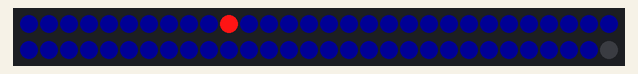
Recording of a sketch running on a simulated Arduino Uno, built with avr-gcc and run on an emulated ATmega328P. Parts: 60 RGB LEDs in strip order, left to right, continuing on the next row.

Above: at 0.16 s.
At 12.65 s:
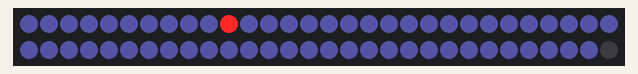
At 39.81 s:
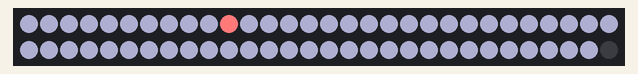

The sketch:

arcReactor.ino
```cpp
//NeoPixel LED Digital Strip Cylon Eye v1.10 Created by EternalCore
#include <Adafruit_NeoPixel.h>

//Settings:
#define PIN 0 //The Pin out your Neopixel DIN strip/stick is connected to (Default is 6)
#define TPIXEL 60 //The total amount of pixel's/led's in your connected strip/stick (Default is 60)
int wait_T=80; //This is the delay between moving back and forth and per pixel
int PixelCount=60; //Set this to the AMOUNT of Led's/Pixels you have or want to use on your strip And It can be used to tell where to Stop then return the eye at in the strip
int Pixel_Start_End=0; //Set this to where you want it to Start/End at
boolean UsingBar = false; //Set this to true If you are using the 8x1 Neopixel Bar Or you want to only use 3 leds for the scanner.
  int centerVal = 255;
boolean flip = true;
Adafruit_NeoPixel strip = Adafruit_NeoPixel(TPIXEL, PIN, NEO_GRB + NEO_KHZ800); //Standered Strip function

void setup() {
  strip.begin();
  strip.show(); // Initialize all pixels to 'off'
  //Serial.begin(9600); //Used For pixel Count Debugging
}
void loop() {
//  for(int i = 0; i < 50; i++){
//rotate();
//  }
  for(int i = 0; i < 10; i++){
pulse();
  }


//CylonEyeUp(strip.Color(200,200,255), strip.Color(100,100,150), strip.Color(20,20,40), wait_T, PixelCount-1, Pixel_Start_End);

}

void rotate(){

  for(int i = 0; i < 10; i++){
      if(centerVal <=20){

        flip = false;
      }
      if(centerVal >= 250){
         flip = true;
      }
      if(flip){
        centerVal = centerVal-5;
      }else{
        centerVal = centerVal + 5;
      }

      strip.setPixelColor(10, strip.Color(0,0,centerVal));
      int pix1 = i %10;
      int pix2 = (i +1) %10;
      int pix3 = (i+2) %10;

      int k = i+5;
      int pix4 = k %10;
      int pix5 = (k +1) %10;
      int pix6 = (k+2) %10;


      for(int j = 0; j < PixelCount - 1; j++){
          strip.setPixelColor(j, strip.Color(0, 0,20));
      }
        strip.setPixelColor(pix1, strip.Color(20, 20, 40));
       strip.setPixelColor(pix2, strip.Color(100,100,150));
       strip.setPixelColor(pix3, strip.Color(222,222,222));

             strip.setPixelColor(pix4, strip.Color(20, 20, 40));
       strip.setPixelColor(pix5, strip.Color(100,100,150));
       strip.setPixelColor(pix6, strip.Color(222,222,222));

      strip.show();

      delay(90);
  }

}

void pulse(){

    for(int i=20; i<255; i++) {

      for(int j=0; j < PixelCount-1; j++){
        strip.setPixelColor(j, strip.Color(i-20, i-20, i));

      }
      strip.setPixelColor(10, strip.Color(254,i,i));


      strip.show();
      delay(10);
  }
   for(int i=255; i>20; i--) {
      for(int j=0; j < PixelCount-1; j++){
        strip.setPixelColor(j, strip.Color(i-20, i-20, i));
      }
      strip.setPixelColor(10, strip.Color(254,i,i));

              strip.show();
      delay(10);
  }
}

void CylonEyeUp(uint32_t Co, uint32_t Ct, uint32_t Ctt, uint8_t Delay, int TotalPixels, int pStart) {
  strip.setPixelColor(10, strip.Color(254,255,255));
  for(int i=pStart; i<TotalPixels-1; i++) {

    if(i+1 < 10){
      strip.setPixelColor(i+1, Ct);   //Second Dot Color
    }
    strip.setPixelColor(i, Co);     //Center Dot Color
    strip.setPixelColor(i-1, Ct);   //Second Dot Color
  strip.setPixelColor(i-1, strip.Color(0,0,0)); //Clears the dots after the 3rd color


      strip.setPixelColor(i-3, strip.Color(0,0,0)); //Clears the dots after the 3rd color
    strip.show();
    //Serial.println(i); //Used For pixel Count Debugging
    delay(Delay);
  }
}
void CylonEyeDown(uint32_t Co, uint32_t Ct, uint32_t Ctt, uint8_t Delay, int TotalPixels, int pEnd) {
  for(int i=TotalPixels-1; i>pEnd; i--) {
    if(!UsingBar) { strip.setPixelColor(i-2, Ctt); } //Third Dot Color
    strip.setPixelColor(i-1, Ct);   //Second Dot Color
    strip.setPixelColor(i, Co);    //Center Dot Color
    strip.setPixelColor(i+1, Ct);  //Second Dot Color
    if(!UsingBar) { strip.setPixelColor(i+2, Ctt); } //Third Dot Color

    if(!UsingBar) {
      strip.setPixelColor(i+3, strip.Color(0,0,0)); //Clears the dots after the 3rd color
    } else {
      strip.setPixelColor(i+2, strip.Color(0,0,0)); //Clears the dots after the 2rd color
    }
    strip.show();
    //Serial.println(i); //Used For pixel Count Debugging
    delay(Delay);
  }
}
```
